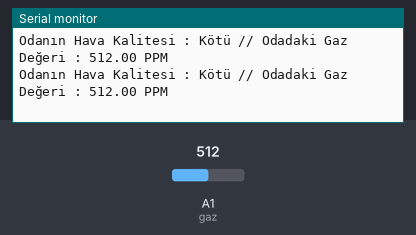
The sketch below on a simulated Arduino Uno, built with avr-gcc and run on an emulated ATmega328P. Parts: the last lines printed to the serial monitor. The inputs (shaded band) are chosen by the test bench; at power-on: A1 (gaz) = 512.

Above: at 1.2 s.
1.3 s: A1 (gaz) set to 490
At 1.78 s:
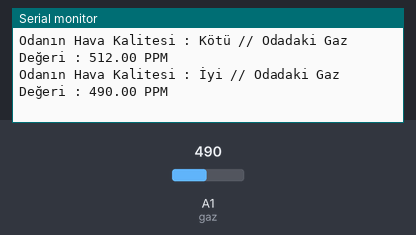
3.5 s: A1 (gaz) set to 510
At 3.59 s:
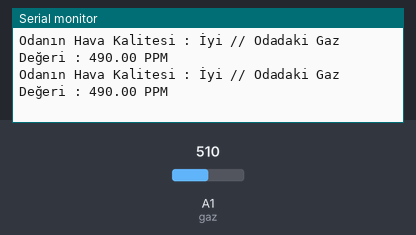
6.5 s: A1 (gaz) set to 0
At 6.64 s:
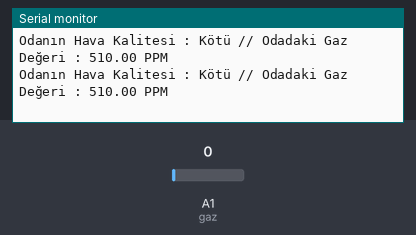

Measured:
- after the input at 1.3 s, the serial monitor: prints a new line after 0.32 s (image 1)

The sketch:

Hava_Kalitesi.ino
```cpp
#define gaz A1

float hava_kalitesi;
void setup() {
  pinMode(gaz,INPUT);
  Serial.begin(9600);
}

void loop() {
  hava_kalitesi = analogRead(gaz);
  delay(200);
  if(hava_kalitesi > 500){
    Serial.print("Odanın Hava Kalitesi : Kötü");
    Serial.print(" // ");
    Serial.print("Odadaki Gaz Değeri : ");
    Serial.print(hava_kalitesi);
    Serial.println(" PPM");
  }
  else if(hava_kalitesi < 500){
    Serial.print("Odanın Hava Kalitesi : İyi // Odadaki Gaz Değeri : ");
    Serial.print(hava_kalitesi);
    Serial.println(" PPM");


}
}
```
